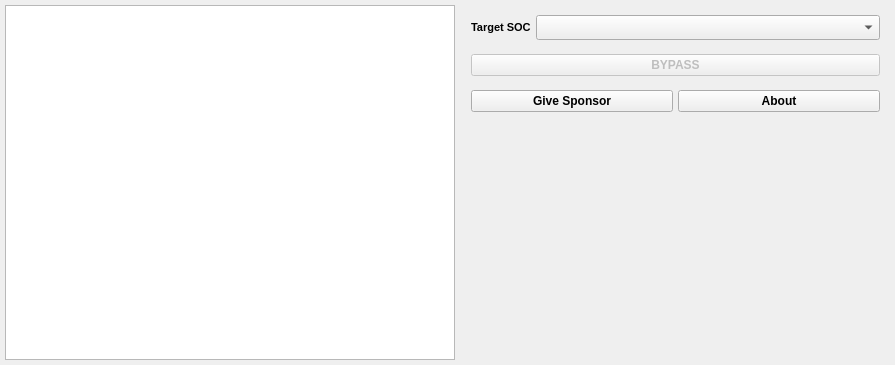
<?xml version="1.0" encoding="UTF-8"?>
<ui version="4.0">
 <class>MainWindow</class>
 <widget class="QMainWindow" name="MainWindow">
  <property name="geometry">
   <rect>
    <x>0</x>
    <y>0</y>
    <width>895</width>
    <height>365</height>
   </rect>
  </property>
  <property name="minimumSize">
   <size>
    <width>895</width>
    <height>350</height>
   </size>
  </property>
  <property name="maximumSize">
   <size>
    <width>895</width>
    <height>703</height>
   </size>
  </property>
  <property name="windowTitle">
   <string>Mediatek Bypass Tool by MCT TEAM V1.00.210128 [FREE TOOL]</string>
  </property>
  <property name="windowIcon">
   <iconset resource="res.qrc">
    <normaloff>:/png/title.ico</normaloff>:/png/title.ico</iconset>
  </property>
  <widget class="QWidget" name="centralwidget">
   <layout class="QHBoxLayout" name="horizontalLayout">
    <property name="leftMargin">
     <number>5</number>
    </property>
    <property name="topMargin">
     <number>5</number>
    </property>
    <property name="rightMargin">
     <number>5</number>
    </property>
    <property name="bottomMargin">
     <number>5</number>
    </property>
    <item>
     <widget class="QTextBrowser" name="log">
      <property name="minimumSize">
       <size>
        <width>450</width>
        <height>0</height>
       </size>
      </property>
      <property name="maximumSize">
       <size>
        <width>450</width>
        <height>16777215</height>
       </size>
      </property>
     </widget>
    </item>
    <item>
     <widget class="QWidget" name="widget" native="true">
      <property name="minimumSize">
       <size>
        <width>350</width>
        <height>0</height>
       </size>
      </property>
      <layout class="QVBoxLayout" name="verticalLayout">
       <property name="spacing">
        <number>4</number>
       </property>
       <property name="leftMargin">
        <number>5</number>
       </property>
       <property name="topMargin">
        <number>5</number>
       </property>
       <property name="rightMargin">
        <number>5</number>
       </property>
       <property name="bottomMargin">
        <number>5</number>
       </property>
       <item>
        <widget class="QWidget" name="wgtSoc" native="true">
         <property name="sizePolicy">
          <sizepolicy hsizetype="Preferred" vsizetype="Fixed">
           <horstretch>0</horstretch>
           <verstretch>0</verstretch>
          </sizepolicy>
         </property>
         <layout class="QHBoxLayout" name="horizontalLayout_2">
          <property name="spacing">
           <number>5</number>
          </property>
          <property name="leftMargin">
           <number>5</number>
          </property>
          <property name="topMargin">
           <number>5</number>
          </property>
          <property name="rightMargin">
           <number>5</number>
          </property>
          <property name="bottomMargin">
           <number>5</number>
          </property>
          <item>
           <widget class="QLabel" name="lblSoc">
            <property name="sizePolicy">
             <sizepolicy hsizetype="Fixed" vsizetype="Preferred">
              <horstretch>0</horstretch>
              <verstretch>0</verstretch>
             </sizepolicy>
            </property>
            <property name="font">
             <font>
              <pointsize>8</pointsize>
              <weight>75</weight>
              <bold>true</bold>
             </font>
            </property>
            <property name="text">
             <string>Target SOC</string>
            </property>
           </widget>
          </item>
          <item>
           <widget class="QComboBox" name="cbSoc">
            <property name="minimumSize">
             <size>
              <width>0</width>
              <height>25</height>
             </size>
            </property>
            <property name="font">
             <font>
              <pointsize>9</pointsize>
              <weight>75</weight>
              <bold>true</bold>
             </font>
            </property>
           </widget>
          </item>
         </layout>
        </widget>
       </item>
       <item>
        <widget class="QWidget" name="wgtBypass" native="true">
         <property name="sizePolicy">
          <sizepolicy hsizetype="Preferred" vsizetype="Fixed">
           <horstretch>0</horstretch>
           <verstretch>0</verstretch>
          </sizepolicy>
         </property>
         <layout class="QHBoxLayout" name="horizontalLayout_4">
          <property name="spacing">
           <number>5</number>
          </property>
          <property name="leftMargin">
           <number>5</number>
          </property>
          <property name="topMargin">
           <number>5</number>
          </property>
          <property name="rightMargin">
           <number>5</number>
          </property>
          <property name="bottomMargin">
           <number>5</number>
          </property>
          <item>
           <widget class="QPushButton" name="btnBypass">
            <property name="enabled">
             <bool>false</bool>
            </property>
            <property name="font">
             <font>
              <weight>75</weight>
              <bold>true</bold>
             </font>
            </property>
            <property name="text">
             <string>BYPASS</string>
            </property>
           </widget>
          </item>
         </layout>
        </widget>
       </item>
       <item>
        <widget class="QWidget" name="wgtAbout" native="true">
         <property name="sizePolicy">
          <sizepolicy hsizetype="Preferred" vsizetype="Fixed">
           <horstretch>0</horstretch>
           <verstretch>0</verstretch>
          </sizepolicy>
         </property>
         <property name="minimumSize">
          <size>
           <width>0</width>
           <height>0</height>
          </size>
         </property>
         <layout class="QHBoxLayout" name="horizontalLayout_5">
          <property name="spacing">
           <number>5</number>
          </property>
          <property name="leftMargin">
           <number>5</number>
          </property>
          <property name="topMargin">
           <number>5</number>
          </property>
          <property name="rightMargin">
           <number>5</number>
          </property>
          <property name="bottomMargin">
           <number>5</number>
          </property>
          <item>
           <widget class="QPushButton" name="btnSponsor">
            <property name="font">
             <font>
              <weight>75</weight>
              <bold>true</bold>
             </font>
            </property>
            <property name="text">
             <string>Give Sponsor</string>
            </property>
           </widget>
          </item>
          <item>
           <widget class="QPushButton" name="btnAbout">
            <property name="font">
             <font>
              <weight>75</weight>
              <bold>true</bold>
             </font>
            </property>
            <property name="text">
             <string>About</string>
            </property>
           </widget>
          </item>
         </layout>
        </widget>
       </item>
       <item>
        <widget class="QWidget" name="wgtLogo" native="true">
         <layout class="QVBoxLayout" name="verticalLayout_2">
          <property name="spacing">
           <number>0</number>
          </property>
          <property name="leftMargin">
           <number>0</number>
          </property>
          <property name="topMargin">
           <number>0</number>
          </property>
          <property name="rightMargin">
           <number>0</number>
          </property>
          <property name="bottomMargin">
           <number>0</number>
          </property>
          <item>
           <widget class="QLabel" name="lblLogo">
            <property name="text">
             <string/>
            </property>
            <property name="pixmap">
             <pixmap resource="res.qrc">:/png/mtk bypass logo.jpg</pixmap>
            </property>
            <property name="scaledContents">
             <bool>true</bool>
            </property>
           </widget>
          </item>
         </layout>
        </widget>
       </item>
      </layout>
     </widget>
    </item>
   </layout>
  </widget>
 </widget>
 <resources>
  <include location="res.qrc"/>
 </resources>
 <connections/>
</ui>
